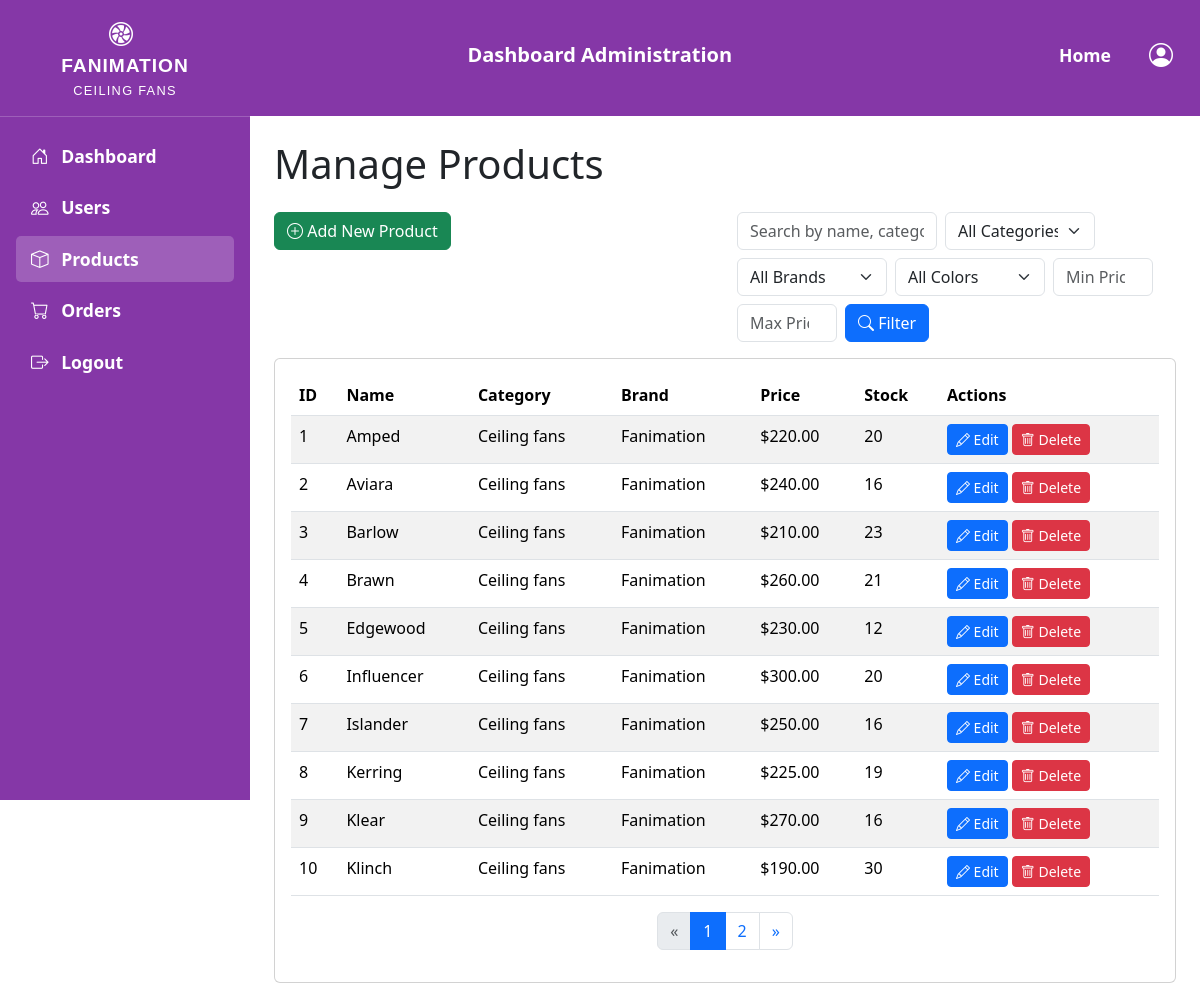
/pages/admin/products.php (signed in), run on the app's committed database.
### tables this page shows
CREATE TABLE products (
    id INT AUTO_INCREMENT PRIMARY KEY,
    name VARCHAR(255) NOT NULL,
    description TEXT,
    category_id INT,
    brand_id INT,
    price INT NOT NULL,
    slug VARCHAR(255) UNIQUE NOT NULL,
    created_at TIMESTAMP DEFAULT CURRENT_TIMESTAMP,
    FOREIGN KEY (category_id) REFERENCES categories(id),
    FOREIGN KEY (brand_id) REFERENCES brands(id)
)AUTO_INCREMENT = 1;

CREATE TABLE categories (
    id INT AUTO_INCREMENT PRIMARY KEY,
    name VARCHAR(100) NOT NULL
)AUTO_INCREMENT = 1;

CREATE TABLE brands (
    id INT AUTO_INCREMENT PRIMARY KEY,
    name VARCHAR(100) NOT NULL
)AUTO_INCREMENT = 1;

### includes/config.php (called while the page is built, shortened)
<?php
$base_url = "/Fanimation";
?>

### includes/function.php (called while the page is built, shortened)
<?php
if (!function_exists('getProducts')) {
    function getProducts($conn, $records_per_page, $page, $search = '', $category = '', $min_price = '', $max_price = '', $color = '', $brand = '') {
        $offset = ($page - 1) * $records_per_page;
        $query = "SELECT
                    p.id AS product_id,
                    p.name AS product_name,
                    p.description,
                    p.price AS product_price,
                    p.slug AS product_slug,
                    p.category_id,
                    p.brand_id,
                    p.created_at,
                    cat.name AS category_name,
                    b.name AS brand_name,
                    COALESCE(
                        (SELECT pi.image_url FROM product_images pi WHERE pi.product_id = p.id AND pi.u_primary = 1 LIMIT 1),
                        (SELECT pi.image_url FROM product_images pi WHERE pi.product_id = p.id LIMIT 1),
                        '/Fanimation/assets/images/products/default.jpg'
                    ) AS product_image,
                    GROUP_CONCAT(DISTINCT c.hex_code) AS color_hex_codes,
                    MAX(pv.stock) AS total_stock,
                    COALESCE(AVG(f.rating), 0) AS average_rating
                FROM products p
                LEFT JOIN product_variants pv ON p.id = pv.product_id
                LEFT JOIN colors c ON pv.color_id = c.id
                LEFT JOIN categories cat ON p.category_id = cat.id
                LEFT JOIN brands b ON p.brand_id = b.id
                LEFT JOIN feedbacks f ON p.id = f.product_id AND f.status = 'approved'
                WHERE 1=1";
        $count_query = "SELECT COUNT(DISTINCT p.id) AS total
                        FROM products p
                        LEFT JOIN product_variants pv ON p.id = pv.product_id
                        LEFT JOIN colors c ON pv.color_id = c.id
                        LEFT JOIN categories cat ON p.category_id = cat.id
                        LEFT JOIN brands b ON p.brand_id = b.id
                        LEFT JOIN feedbacks f ON p.id = f.product_id AND f.status = 'approved'
                        WHERE 1=1";
        $params = [];
        $types = '';
        $query .= " GROUP BY p.id, p.name, p.description, p.price, p.category_id, p.brand_id, p.created_at, cat.name, b.name";
        $query .= " ORDER BY p.id LIMIT ? OFFSET ?";
        $params[] = $records_per_page;
        $params[] = $offset;
        $types .= 'ii';
        $count_stmt = $conn->prepare($count_query);
        $count_stmt->execute();
        $count_result = $count_stmt->get_result();
        $total_records = $count_result->fetch_assoc()['total'] ?? 0;
        $total_pages = $total_records > 0 ? ceil($total_records / $records_per_page) : 0;
        $stmt = $conn->prepare($query);
        if (!empty($params)) {
            $stmt->bind_param($types, ...$params);
        }
        $stmt->execute();
        $result = $stmt->get_result();
        $products = [];
        while ($row = $result->fetch_assoc()) {
            $products[] = $row;
        }
        return [
            'products' => $products,
            'total_pages' => $total_pages,
            'total_records' => $total_records
        ];
    }
}
?>

### pages/admin/products.php (the view, shortened to what this page needs)
<?php
include $_SERVER['DOCUMENT_ROOT'] . '/Fanimation/includes/config.php';
$records_per_page = 10;
$page = isset($_GET['page']) && is_numeric($_GET['page']) ? (int)$_GET['page'] : 1;
$search = isset($_GET['search']) ? trim($_GET['search']) : '';
$category = isset($_GET['category']) ? trim($_GET['category']) : '';
$brand = isset($_GET['brand']) ? trim($_GET['brand']) : '';
$color = isset($_GET['color']) ? trim($_GET['color']) : '';
$min_price = isset($_GET['min_price']) && is_numeric($_GET['min_price']) ? (float)$_GET['min_price'] : '';
$max_price = isset($_GET['max_price']) && is_numeric($_GET['max_price']) ? (float)$_GET['max_price'] : '';
$products_data = getProducts($conn, $records_per_page, $page, $search, $category, $min_price, $max_price, $color, $brand);
$products = $products_data['products'];
$total_pages = $products_data['total_pages'];
?>
<!DOCTYPE html>
<html lang="en">
<head>
    <link href="https://cdn.jsdelivr.net/npm/bootstrap@5.3.3/dist/css/bootstrap.min.css" rel="stylesheet">
    <link rel="stylesheet" href="https://cdn.jsdelivr.net/npm/bootstrap-icons@1.11.3/font/bootstrap-icons.min.css">
    <link rel="stylesheet" href="https://cdnjs.cloudflare.com/ajax/libs/font-awesome/6.6.0/css/all.min.css" />
    <link rel="stylesheet" href="<?= $base_url ?>/assets/css/header.css">
</head>
<body>
    <main class="p-4">
        <h1 class="mb-4">Manage Products</h1>
        <div class="row mb-3">
            <div class="col-md-6">
                <a href="<?= $base_url; ?>/pages/admin/add_product.php" class="btn btn-success"><i class="bi bi-plus-circle"></i> Add New Product</a>
            </div>
            <div class="col-md-6">
                <form class="d-flex flex-wrap gap-2" method="GET" action="">
                    <input type="text" name="search" class="form-control" style="max-width: 200px;" placeholder="Search by name, category, or brand" value="<?= htmlspecialchars($search); ?>">
                    <select name="category" class="form-select" style="max-width: 150px;">
                        <option value="">All Categories</option>
                    </select>
                    <select name="brand" class="form-select" style="max-width: 150px;">
                        <option value="">All Brands</option>
                    </select>
                    <select name="color" class="form-select" style="max-width: 150px;">
                        <option value="">All Colors</option>
                    </select>
                    <input type="number" name="min_price" class="form-control" style="max-width: 100px;" placeholder="Min Price" value="<?= htmlspecialchars($min_price); ?>">
                    <input type="number" name="max_price" class="form-control" style="max-width: 100px;" placeholder="Max Price" value="<?= htmlspecialchars($max_price); ?>">
                    <button type="submit" class="btn btn-primary"><i class="bi bi-search"></i> Filter</button>
                </form>
            </div>
        </div>
        <div class="card">
            <div class="card-body">
                <table class="table table-striped">
                    <thead>
                        <tr>
                            <th>ID</th>
                            <th>Name</th>
                            <th>Category</th>
                            <th>Brand</th>
                            <th>Price</th>
                            <th>Stock</th>
                            <th>Actions</th>
                        </tr>
                    </thead>
                    <tbody>
                        <?php if ($products && count($products) > 0): ?>
                            <?php foreach ($products as $product): ?>
                                <tr>
                                    <td><?= htmlspecialchars($product['product_id']); ?></td>
                                    <td><?= htmlspecialchars($product['product_name']); ?></td>
                                    <td><?= htmlspecialchars($product['category_name']); ?></td>
                                    <td><?= htmlspecialchars($product['brand_name']); ?></td>
                                    <td>$<?= number_format($product['product_price'], 2); ?></td>
                                    <td><?= htmlspecialchars($product['total_stock']); ?></td>
                                    <td>
                                        <a href="<?= $base_url; ?>/pages/admin/edit_product.php?id=<?= $product['product_id']; ?>" class="btn btn-sm btn-primary"><i class="bi bi-pencil"></i> Edit</a>
                                        <button class="btn btn-sm btn-danger delete-product" data-id="<?= $product['product_id']; ?>"><i class="bi bi-trash"></i> Delete</button>
                                    </td>
                                </tr>
                            <?php endforeach; ?>
                        <?php else: ?>
                            <tr>
                                <td colspan="7" class="text-center">No products found.</td>
                            </tr>
                        <?php endif; ?>
                    </tbody>
                </table>
                <?php if ($total_pages > 1): ?>
                    <nav aria-label="Page navigation">
                        <ul class="pagination justify-content-center">
                            <li class="page-item <?= $page <= 1 ? 'disabled' : ''; ?>">
                                <a class="page-link" href="?page=<?= $page - 1; ?>&search=<?= urlencode($search); ?>&category=<?= urlencode($category); ?>&brand=<?= urlencode($brand); ?>&color=<?= urlencode($color); ?>&min_price=<?= urlencode($min_price); ?>&max_price=<?= urlencode($max_price); ?>" aria-label="Previous">
                                    <span aria-hidden="true">«</span>
                                </a>
                            </li>
                            <?php for ($i = 1; $i <= $total_pages; $i++): ?>
                                <li class="page-item <?= $page === $i ? 'active' : ''; ?>">
                                    <a class="page-link" href="?page=<?= $i; ?>&search=<?= urlencode($search); ?>&category=<?= urlencode($category); ?>&brand=<?= urlencode($brand); ?>&color=<?= urlencode($color); ?>&min_price=<?= urlencode($min_price); ?>&max_price=<?= urlencode($max_price); ?>"><?= $i; ?></a>
                                </li>
                            <?php endfor; ?>
                            <li class="page-item <?= $page >= $total_pages ? 'disabled' : ''; ?>">
                                <a class="page-link" href="?page=<?= $page + 1; ?>&search=<?= urlencode($search); ?>&category=<?= urlencode($category); ?>&brand=<?= urlencode($brand); ?>&color=<?= urlencode($color); ?>&min_price=<?= urlencode($min_price); ?>&max_price=<?= urlencode($max_price); ?>" aria-label="Next">
                                    <span aria-hidden="true">»</span>
                                </a>
                            </li>
                        </ul>
                    </nav>
                <?php endif; ?>
            </div>
        </div>
    </main>
</body>
</html>

### assets/css/header.css (style rules this page uses)
body { height: 90vh; }

### includes/admin/sidebar.php (style rules this page uses)
main { margin-left: 250px; }

### data on the page
products: id "1", name "Amped", category.name "Ceiling fans", brand.name "Fanimation", price "220.00", total_stock "20"
products: id "2", name "Aviara", category.name "Ceiling fans", brand.name "Fanimation", price "240.00", total_stock "16"
products: id "3", name "Barlow", category.name "Ceiling fans", brand.name "Fanimation", price "210.00", total_stock "23"
products: id "4", name "Brawn", category.name "Ceiling fans", brand.name "Fanimation", price "260.00", total_stock "21"
products: id "5", name "Edgewood", category.name "Ceiling fans", brand.name "Fanimation", price "230.00", total_stock "12"
products: id "6", name "Influencer", category.name "Ceiling fans", brand.name "Fanimation", price "300.00", total_stock "20"
products: id "7", name "Islander", category.name "Ceiling fans", brand.name "Fanimation", price "250.00", total_stock "16"
products: id "8", name "Kerring", category.name "Ceiling fans", brand.name "Fanimation", price "225.00", total_stock "19"
products: id "9", name "Klear", category.name "Ceiling fans", brand.name "Fanimation", price "270.00", total_stock "16"
products: id "10", name "Klinch", category.name "Ceiling fans", brand.name "Fanimation", price "190.00", total_stock "30"
